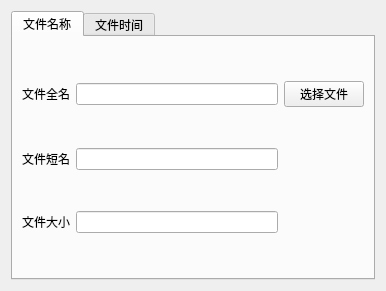
<?xml version="1.0" encoding="UTF-8"?>
<ui version="4.0">
 <class>Widget</class>
 <widget class="QWidget" name="Widget">
  <property name="geometry">
   <rect>
    <x>0</x>
    <y>0</y>
    <width>386</width>
    <height>291</height>
   </rect>
  </property>
  <property name="windowTitle">
   <string>Widget</string>
  </property>
  <layout class="QVBoxLayout" name="verticalLayout">
   <item>
    <widget class="QTabWidget" name="tabWidget">
     <property name="currentIndex">
      <number>0</number>
     </property>
     <widget class="QWidget" name="tabFileName">
      <attribute name="title">
       <string>文件名称</string>
      </attribute>
      <layout class="QGridLayout" name="gridLayout">
       <item row="0" column="0">
        <widget class="QLabel" name="label">
         <property name="text">
          <string>文件全名</string>
         </property>
        </widget>
       </item>
       <item row="0" column="1">
        <widget class="QLineEdit" name="lineEditFullName"/>
       </item>
       <item row="0" column="2">
        <widget class="QPushButton" name="pushButtonSelectFile">
         <property name="text">
          <string>选择文件</string>
         </property>
        </widget>
       </item>
       <item row="1" column="0">
        <widget class="QLabel" name="label_2">
         <property name="text">
          <string>文件短名</string>
         </property>
        </widget>
       </item>
       <item row="1" column="1">
        <widget class="QLineEdit" name="lineEditShortName"/>
       </item>
       <item row="2" column="0">
        <widget class="QLabel" name="label_3">
         <property name="text">
          <string>文件大小</string>
         </property>
        </widget>
       </item>
       <item row="2" column="1">
        <widget class="QLineEdit" name="lineEditFileSize"/>
       </item>
      </layout>
     </widget>
     <widget class="QWidget" name="tabFileTime">
      <attribute name="title">
       <string>文件时间</string>
      </attribute>
      <layout class="QGridLayout" name="gridLayout_2">
       <item row="0" column="0">
        <widget class="QLabel" name="label_4">
         <property name="text">
          <string>创建时间</string>
         </property>
        </widget>
       </item>
       <item row="0" column="1">
        <widget class="QLineEdit" name="lineEditTimeCreated"/>
       </item>
       <item row="1" column="0">
        <widget class="QLabel" name="label_5">
         <property name="text">
          <string>访问时间</string>
         </property>
        </widget>
       </item>
       <item row="1" column="1">
        <widget class="QLineEdit" name="lineEditTimeRead"/>
       </item>
       <item row="2" column="0">
        <widget class="QLabel" name="label_6">
         <property name="text">
          <string>修改时间</string>
         </property>
        </widget>
       </item>
       <item row="2" column="1">
        <widget class="QLineEdit" name="lineEditTimeModified"/>
       </item>
      </layout>
     </widget>
    </widget>
   </item>
  </layout>
 </widget>
 <resources/>
 <connections/>
</ui>
